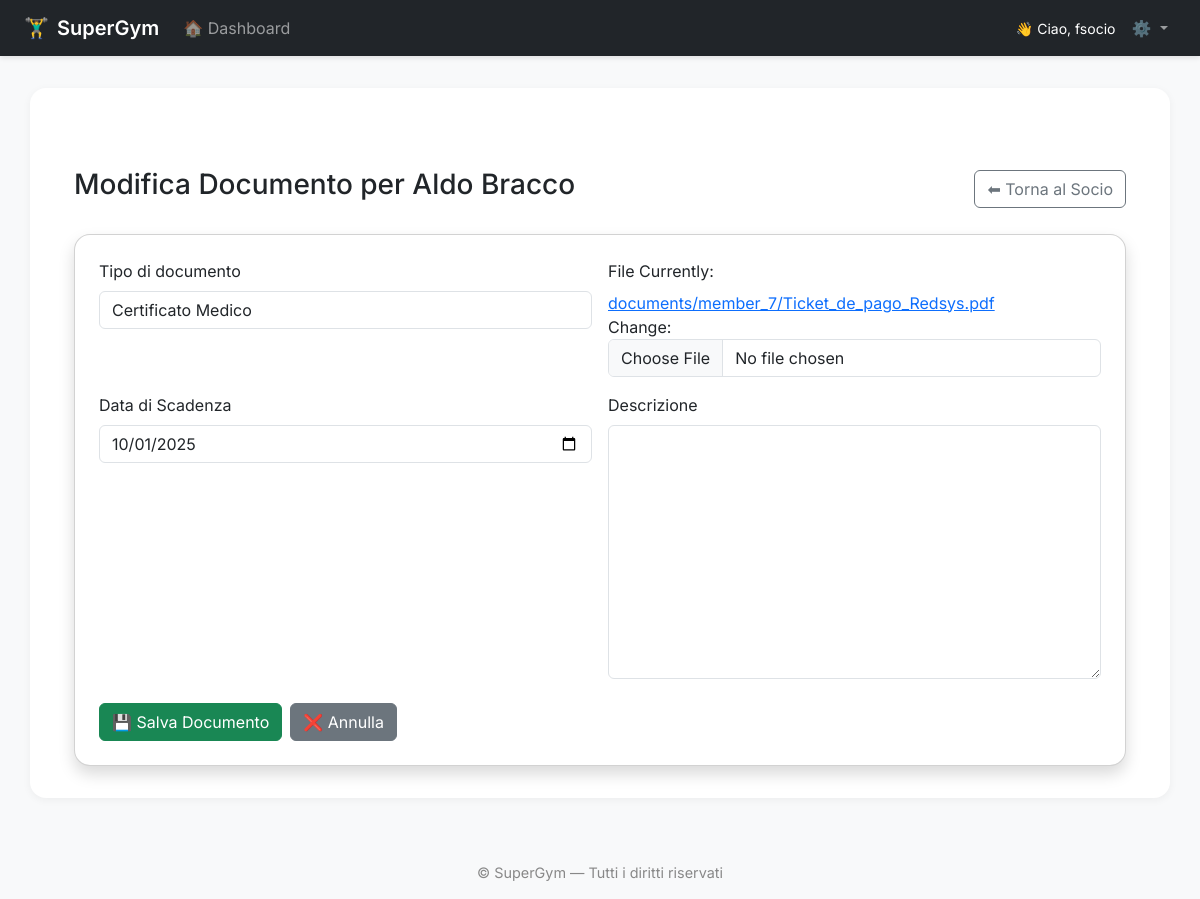
The app's page /members/document/27/edit/ (signed in) with its own data.
### members/models.py (models this page shows, shortened)
class Member(AbstractUser):
    first_name = models.CharField(_("Nome"), max_length=150, blank=False)
    last_name = models.CharField(_("Cognome"), max_length=150, blank=False)
    email = models.EmailField(_("Email"), blank=False)
    date_of_birth = models.DateField(_("Data di nascita"), null=True, blank=True)
    phone_number = models.CharField(_("Numero di telefono"), max_length=20, blank=True)
    address = models.CharField(_("Indirizzo"), max_length=255, blank=True)
    class Meta:
        verbose_name = _("Socio")
        verbose_name_plural = _("Soci")
        ordering = ['last_name', 'first_name']
    def __str__(self):
        if self.first_name and self.last_name:
            return f"{self.first_name} {self.last_name}"
        return self.username

class MemberDocument(models.Model):
    class DocumentType(models.TextChoices):
        MEDICAL_CERTIFICATE = 'MEDICAL_CERTIFICATE', _('Certificato Medico')
        IDENTITY_CARD = 'IDENTITY_CARD', _("Carta d'Identità")
        CONTRACT = 'CONTRACT', _('Contratto')
        OTHER = 'OTHER', _('Altro')
    member = models.ForeignKey(
        Member,
        on_delete=models.CASCADE,
        related_name="documents",
        verbose_name=_("Socio")
    )
    document_type = models.CharField(
        max_length=50,
        choices=DocumentType.choices,
        default=DocumentType.OTHER,
        verbose_name=_("Tipo di documento")
    )
    file = models.FileField(
        upload_to=member_document_upload_path,
        verbose_name=_("File")
    )
    expiration_date = models.DateField(_("Data di Scadenza"), null=True, blank=True)
    is_active = models.BooleanField(default=True, verbose_name=_("Attivo"))
    description = models.TextField(verbose_name=_("Descrizione"), blank=True)
    uploaded_at = models.DateTimeField(auto_now_add=True, verbose_name=_("Data di caricamento"))
    class Meta:
        verbose_name = _("Documento Socio")
        verbose_name_plural = _("Documenti Soci")
        ordering = ['-uploaded_at']

### members/views.py (the view)
# urls.py: path("document/<int:document_id>/edit/", views.edit_member_document, name="edit_member_document"),
@login_required
def edit_member_document(request, document_id):
    document = get_object_or_404(MemberDocument, id=document_id)
    member = document.member
    if request.method == "POST":
        form = MemberDocumentForm(request.POST, request.FILES, instance=document)
        if form.is_valid():
            form.save()
            return redirect("members:edit_member", member_id=member.id)
    else:
        form = MemberDocumentForm(instance=document)
    return render(request, "member_document_form.html", {"form": form, "member": member, "document": document})

### members/forms.py
class MemberDocumentForm(forms.ModelForm):
    class Meta:
        model = MemberDocument
        fields = ['document_type', 'file', 'expiration_date', 'description']
        widgets = {
            'expiration_date': forms.DateInput(
                attrs={
                    'type': 'date',
                    'min': date.today().strftime('%Y-%m-%d')  # Imposta oggi come minimo
                }
            ),
        }

### templates/member_document_form.html (shortened to what this page needs)
{% extends "base.html" %}
{% load widget_tweaks %}
{% block content %}
<div class="container mt-5">
    <div class="d-flex justify-content-between align-items-center mb-4">
        <h1 class="h3">
            {% if document %}
                Modifica Documento per {{ member }}
            {% elif member %}
                Aggiungi Documento per {{ member }}
            {% else %}
                Aggiungi Documento a un Socio
            {% endif %}
        </h1>
        {% if member %}
            <a href="{% url 'members:edit_member' member.id %}" class="btn btn-outline-secondary">
                ⬅ Torna al Socio
            </a>
        {% endif %}
    </div>
    <div class="card shadow p-4">
        <form method="post" enctype="multipart/form-data">
            <div class="row g-3">
                {% for field in form %}
                    <div class="col-md-6">
                        <label class="form-label">{{ field.label }}</label>
                        {{ field|add_class:"form-control" }}
                    </div>
                {% endfor %}
            </div>
            <div class="mt-4 d-flex gap-2">
                <button type="submit" class="btn btn-success">💾 Salva Documento</button>
                {% if member %}
                    <a href="{% url 'members:edit_member' member.id %}" class="btn btn-secondary">❌ Annulla</a>
                {% endif %}
            </div>
        </form>
    </div>
</div>
{% endblock %}

### templates/base.html (shortened to what this page needs)
<!DOCTYPE html>
{% load static %}
<html lang="it">
<head>
    <link href="https://cdn.jsdelivr.net/npm/bootstrap@5.3.2/dist/css/bootstrap.min.css" rel="stylesheet">
    <link href="{% static '/css/style.css' %}" rel="stylesheet">
</head>
<body>
<nav class="navbar navbar-expand-lg navbar-dark bg-dark">
    <div class="container-fluid px-4">
        <a class="navbar-brand d-flex align-items-center" href="{% url 'dashboard' %}">
            🏋️‍♂️ <span class="ms-2">SuperGym</span>
        </a>
        <div class="collapse navbar-collapse" id="navbarContent">
            {% if user.is_authenticated %}
            {% if user.is_staff or user.is_superuser %}
            <ul class="navbar-nav me-auto mb-2 mb-lg-0">
                <li class="nav-item dropdown">
                    <a class="nav-link dropdown-toggle" href="#" id="membersDropdown" role="button" data-bs-toggle="dropdown" aria-expanded="false">
                        👥 Soci
                    </a>
                    <ul class="dropdown-menu" aria-labelledby="membersDropdown">
                        <li><a class="dropdown-item" href="{% url 'dashboard' %}">📋 Lista Soci</a></li>
                        <li><a class="dropdown-item" href="{% url 'members:add_member' %}">➕ Aggiungi Socio</a></li>
                    </ul>
                </li>
                <li class="nav-item dropdown">
                    <a class="nav-link dropdown-toggle" href="#" id="docsDropdown" role="button" data-bs-toggle="dropdown" aria-expanded="false">
                        📄 Documenti
                    </a>
                    <ul class="dropdown-menu" aria-labelledby="docsDropdown">
                        <li><a class="dropdown-item" href="{% url 'members:medical_certificate_status' %}">🩺 Certificati Medici</a></li>
                        {% if user.is_superuser %}
                            <li><hr class="dropdown-divider"></li>
                            <li><a class="dropdown-item text-primary" href="{% url 'members:add_document_admin' %}">➕ Aggiungi Documento</a></li>
                        {% endif %}
                    </ul>
                </li>
                <li class="nav-item dropdown">
                    <a class="nav-link dropdown-toggle" href="#" id="subsDropdown" role="button" data-bs-toggle="dropdown" aria-expanded="false">
                        💳 Abbonamenti
                    </a>
                    <ul class="dropdown-menu" aria-labelledby="subsDropdown">
                        <li><a class="dropdown-item" href="{% url 'members:subscription_status' %}">📆 Stato Abbonamenti</a></li>
                        <li><a class="dropdown-item" href="{% url 'members:add_subscription_admin' %}">➕ Aggiungi Abbonamento</a></li>
                    </ul>
                </li>
            </ul>
            {% else %}
            <ul class="navbar-nav me-auto mb-2 mb-lg-0">
                <li class="nav-item">
                    <a class="nav-link" href="{% url 'dashboard' %}">🏠 Dashboard</a>
                </li>
            </ul>
            {% endif %}
            <ul class="navbar-nav ms-auto mb-2 mb-lg-0 align-items-center">
                <li class="nav-item me-2 text-white small">
                    👋 Ciao, {{ user.first_name|default:user.username }}
                </li>
                <li class="nav-item dropdown">
                    <a class="nav-link dropdown-toggle" href="#" id="systemDropdown" role="button" data-bs-toggle="dropdown" aria-expanded="false">
                        ⚙️
                    </a>
                </li>
            </ul>
            {% endif %}
        </div>
    </div>
</nav>
<main class="container main-container">
    {% block content %}{% endblock %}
</main>
<footer>
    © {{ now|date:"Y" }} SuperGym — Tutti i diritti riservati
</footer>
</body>
</html>

### static/css/style.css (style rules this page uses)
body { background-color: #f8f9fa; }
.card { border-radius: 1rem; }
body { font-family: 'Inter', sans-serif; background-color: #f8f9fa; }
.navbar { box-shadow: 0 2px 5px rgba(0,0,0,0.1); }
.navbar-brand { font-weight: 600; font-size: 1.25rem; }
.nav-link { transition: color 0.2s, transform 0.2s; }
.main-container { background: white; border-radius: 1rem; padding: 2rem; box-shadow: 0 2px 8px rgba(0,0,0,0.05); margin-top: 2rem; }
footer { text-align: center; font-size: 0.9rem; color: #888; margin-top: 3rem; padding: 1rem 0; }

### records on screen
Member: first_name "fsocio"
Member: first_name+last_name "Aldo Bracco"
MemberDocument: form "Certificato Medico" "10/01/2025"

### other values on screen
{{ field.label }} "Tipo di documento" "File" "Data di Scadenza" "Descrizione"
